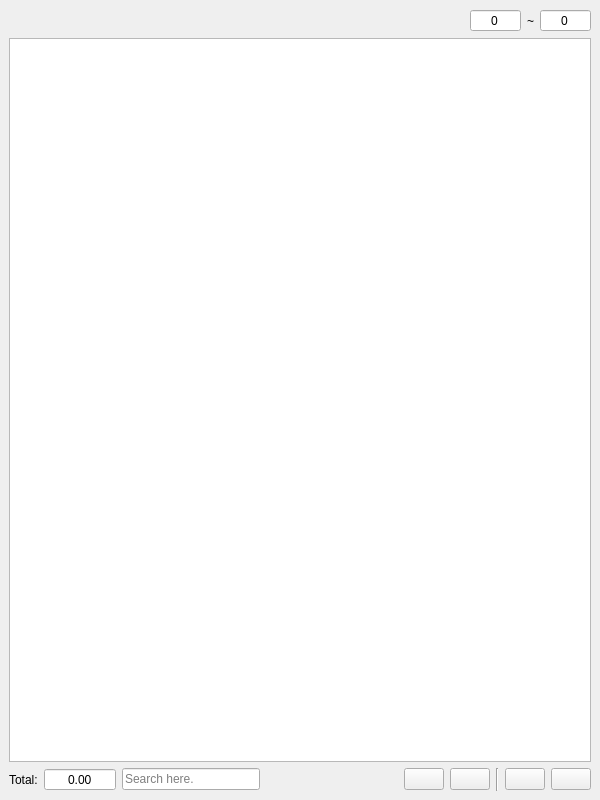
<?xml version="1.0" encoding="UTF-8"?>
<ui version="4.0">
 <class>Bill</class>
 <widget class="QMainWindow" name="Bill">
  <property name="geometry">
   <rect>
    <x>0</x>
    <y>0</y>
    <width>600</width>
    <height>800</height>
   </rect>
  </property>
  <property name="windowTitle">
   <string>Bill</string>
  </property>
  <widget class="QWidget" name="centralwidget">
   <layout class="QVBoxLayout" name="verticalLayout">
    <item>
     <layout class="QHBoxLayout" name="horizontalLayout_2">
      <item>
       <spacer name="hs_sort">
        <property name="orientation">
         <enum>Qt::Horizontal</enum>
        </property>
        <property name="sizeHint" stdset="0">
         <size>
          <width>40</width>
          <height>20</height>
         </size>
        </property>
       </spacer>
      </item>
      <item>
       <widget class="QSpinBox" name="sb_start">
        <property name="alignment">
         <set>Qt::AlignCenter</set>
        </property>
        <property name="buttonSymbols">
         <enum>QAbstractSpinBox::NoButtons</enum>
        </property>
        <property name="maximum">
         <number>99999999</number>
        </property>
        <property name="stepType">
         <enum>QAbstractSpinBox::AdaptiveDecimalStepType</enum>
        </property>
       </widget>
      </item>
      <item>
       <widget class="QLabel" name="label">
        <property name="text">
         <string>~</string>
        </property>
       </widget>
      </item>
      <item>
       <widget class="QSpinBox" name="sb_end">
        <property name="alignment">
         <set>Qt::AlignCenter</set>
        </property>
        <property name="buttonSymbols">
         <enum>QAbstractSpinBox::NoButtons</enum>
        </property>
        <property name="maximum">
         <number>99999999</number>
        </property>
        <property name="stepType">
         <enum>QAbstractSpinBox::AdaptiveDecimalStepType</enum>
        </property>
       </widget>
      </item>
     </layout>
    </item>
    <item>
     <widget class="QTableWidget" name="tw_bill">
      <property name="editTriggers">
       <set>QAbstractItemView::AnyKeyPressed|QAbstractItemView::DoubleClicked|QAbstractItemView::EditKeyPressed|QAbstractItemView::SelectedClicked</set>
      </property>
      <property name="selectionBehavior">
       <enum>QAbstractItemView::SelectRows</enum>
      </property>
      <property name="textElideMode">
       <enum>Qt::ElideNone</enum>
      </property>
      <property name="verticalScrollMode">
       <enum>QAbstractItemView::ScrollPerPixel</enum>
      </property>
      <property name="horizontalScrollMode">
       <enum>QAbstractItemView::ScrollPerPixel</enum>
      </property>
      <property name="sortingEnabled">
       <bool>true</bool>
      </property>
      <attribute name="horizontalHeaderCascadingSectionResizes">
       <bool>true</bool>
      </attribute>
      <attribute name="horizontalHeaderDefaultSectionSize">
       <number>60</number>
      </attribute>
      <attribute name="horizontalHeaderShowSortIndicator" stdset="0">
       <bool>false</bool>
      </attribute>
      <attribute name="horizontalHeaderStretchLastSection">
       <bool>true</bool>
      </attribute>
      <attribute name="verticalHeaderVisible">
       <bool>true</bool>
      </attribute>
     </widget>
    </item>
    <item>
     <layout class="QHBoxLayout" name="horizontalLayout">
      <item>
       <widget class="QLabel" name="lb_total">
        <property name="text">
         <string>Total:</string>
        </property>
       </widget>
      </item>
      <item>
       <widget class="QDoubleSpinBox" name="dsb_total">
        <property name="alignment">
         <set>Qt::AlignCenter</set>
        </property>
        <property name="readOnly">
         <bool>true</bool>
        </property>
        <property name="buttonSymbols">
         <enum>QAbstractSpinBox::NoButtons</enum>
        </property>
        <property name="minimum">
         <double>-99999999.000000000000000</double>
        </property>
        <property name="maximum">
         <double>99999999.000000000000000</double>
        </property>
       </widget>
      </item>
      <item>
       <widget class="QLineEdit" name="le_filter">
        <property name="maximumSize">
         <size>
          <width>200</width>
          <height>16777215</height>
         </size>
        </property>
        <property name="placeholderText">
         <string>Search here.</string>
        </property>
       </widget>
      </item>
      <item>
       <spacer name="hs_operate">
        <property name="orientation">
         <enum>Qt::Horizontal</enum>
        </property>
        <property name="sizeHint" stdset="0">
         <size>
          <width>40</width>
          <height>20</height>
         </size>
        </property>
       </spacer>
      </item>
      <item>
       <widget class="QPushButton" name="pb_imp">
        <property name="minimumSize">
         <size>
          <width>40</width>
          <height>0</height>
         </size>
        </property>
        <property name="maximumSize">
         <size>
          <width>40</width>
          <height>16777215</height>
         </size>
        </property>
        <property name="toolTip">
         <string>Ctrl+I: IMPORT</string>
        </property>
        <property name="text">
         <string/>
        </property>
       </widget>
      </item>
      <item>
       <widget class="QPushButton" name="pb_exp">
        <property name="minimumSize">
         <size>
          <width>40</width>
          <height>0</height>
         </size>
        </property>
        <property name="maximumSize">
         <size>
          <width>40</width>
          <height>16777215</height>
         </size>
        </property>
        <property name="toolTip">
         <string>Ctrl+E: EXPORT</string>
        </property>
        <property name="text">
         <string/>
        </property>
       </widget>
      </item>
      <item>
       <widget class="Line" name="line">
        <property name="orientation">
         <enum>Qt::Vertical</enum>
        </property>
       </widget>
      </item>
      <item>
       <widget class="QPushButton" name="pb_add">
        <property name="minimumSize">
         <size>
          <width>40</width>
          <height>0</height>
         </size>
        </property>
        <property name="maximumSize">
         <size>
          <width>40</width>
          <height>16777215</height>
         </size>
        </property>
        <property name="toolTip">
         <string>Ctrl+N</string>
        </property>
        <property name="text">
         <string/>
        </property>
       </widget>
      </item>
      <item>
       <widget class="QPushButton" name="pb_del">
        <property name="minimumSize">
         <size>
          <width>40</width>
          <height>0</height>
         </size>
        </property>
        <property name="maximumSize">
         <size>
          <width>40</width>
          <height>16777215</height>
         </size>
        </property>
        <property name="toolTip">
         <string>Ctrl+D</string>
        </property>
        <property name="text">
         <string/>
        </property>
       </widget>
      </item>
     </layout>
    </item>
   </layout>
  </widget>
 </widget>
 <resources/>
 <connections/>
</ui>
